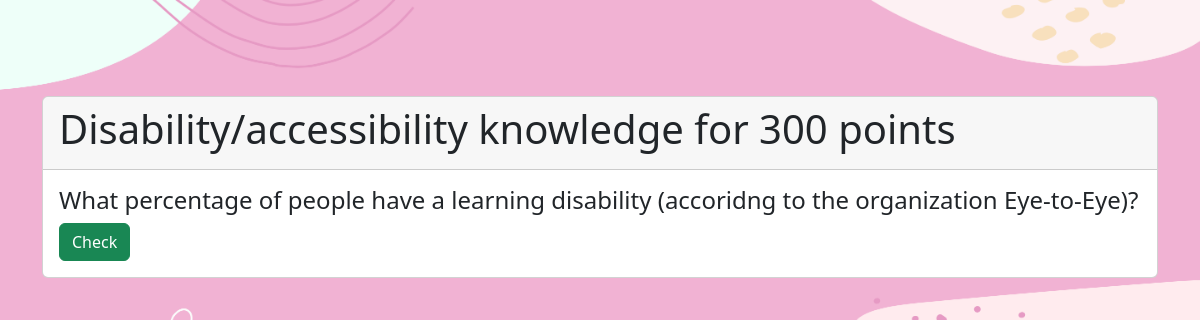
Page /question/3/3 on the committed database.
### jeopardy/models.py (models this page shows)
class Question(models.Model):
    topic = models.ForeignKey(Topic, on_delete=models.PROTECT)
    points = models.ForeignKey(Point, on_delete=models.PROTECT)
    question = models.TextField(max_length=255)
    color = ColorField(default='#EC008C')
    answer = models.TextField(max_length=255)
    def str(self):
        return f"{ str(self.topic) } for { str(self.points) } points"# : {self.question}"
    def __str__(self):
        return f"{ str(self.topic) } for { str(self.points) } points"# : {self.question}"

class Topic(models.Model):
    name = models.CharField(max_length=50)
    def __str__(self):
        return self.name

class Point(models.Model):
    points = models.IntegerField()
    def __str__(self):
        return str(self.points)

### jeopardy/views.py (the view, shortened to what this page needs)
# urls.py: path("question/<int:question_id>/<int:team_id>", question, name="question"),
def question(request, question_id, team_id):
    context ={}
    context["url"] = (question_id,team_id)
    team = Team.objects.get(id = team_id)
    context["team"] = team
    question = Question.objects.get(id = question_id)
    context["question"] = question
    team_obj = get_object_or_404(Team, id = team_id) # fetch the object related to passed id
    teamForm = TeamForm(request.POST or None, instance = team_obj, question_id = question_id)  # pass the object as instance in form
    context["teamForm"] = teamForm # add form dictionary to context
    return render(request, 'jeopardy/question.html', context)

### jeopardy/templates/jeopardy/question.html (shortened to what this page needs)
{% extends 'jeopardy/base.html' %}
{% block content %}
<form method = "post" action="/question/{{url.0}}/{{url.1}}">
    <div id="carouselId" class="carousel slide">
        <br><br><br>
        <div class="carousel-inner">
            <div class="carousel-item active">
                <div class="card mt-4">
                    <div class="card-header">
                        <h1>{{question.topic}} for {{ question.points }} points<h1>
                    </div>
                    <div class="card-body">
                        <h4 class="card-text">{{question.question}}</h4>
                        <button class="btn btn-success" type="button" data-bs-target="#carouselId" data-bs-slide="next">
                        Check
                    </button>
                    </div>
                </div>
            </div>
        </div>
    </div>
</form>
{%endblock%}

### jeopardy/static/jeopardy/style.css (style rules this page uses)
.body { background: url("Top.png") top no-repeat, url("Bottom.png") bottom no-repeat; background-size: 100%, 100%; background-color: #F1B2D3; }

### rows in the picture
Question: topic "Disability/accessibility knowledge", points "300", question "What percentage of people have a learning disability (accoridng to the organization Eye-to-Eye)?"
